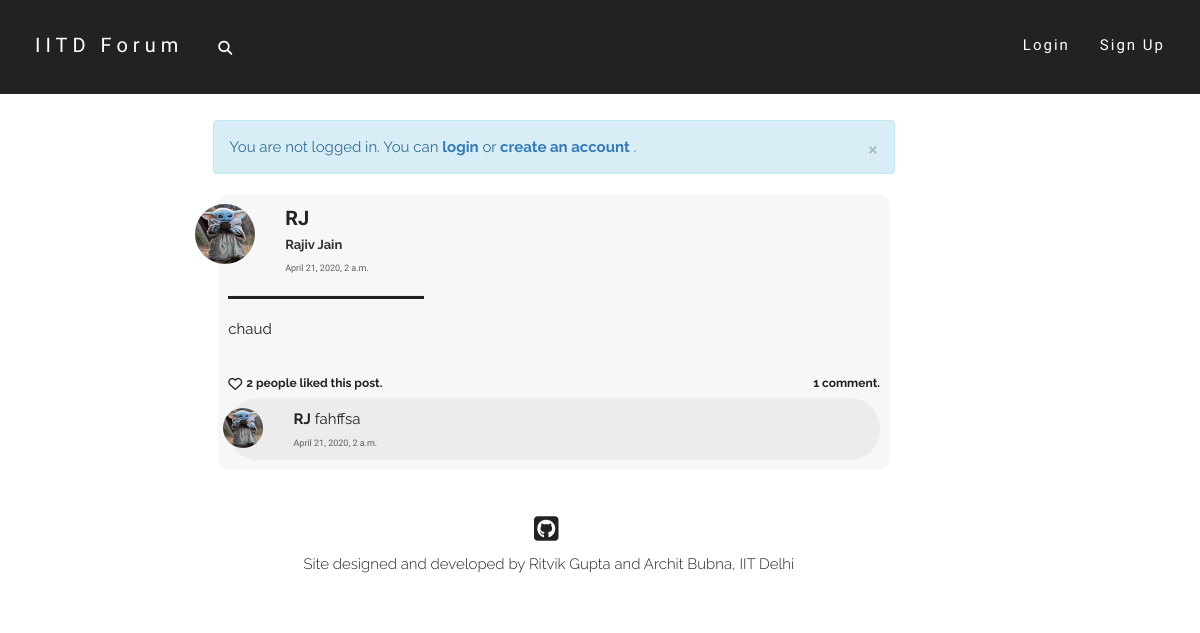
The app's page /post/2/ with its own data.
### post/models.py (models this page shows, shortened)
class Post(models.Model):
    text = models.TextField(max_length = 5000)
    author = models.ForeignKey(User, on_delete = models.CASCADE)
    pub_date = models.DateTimeField(default = timezone.now())

class PostLike(models.Model):
    parent_post = models.OneToOneField(Post, on_delete=models.CASCADE)
    likers = models.ManyToManyField(User, blank=True)

class Comment(models.Model):
    parent_post = models.ForeignKey(Post, on_delete = models.CASCADE)
    text = models.CharField(max_length = 500)
    author = models.ForeignKey(User, on_delete = models.CASCADE)
    pub_date = models.DateTimeField(default = timezone.now())

### users/models.py (models this page shows, shortened)
class Profile(models.Model):
    parent_user = models.OneToOneField(User, on_delete=models.CASCADE)
    date_of_birth = models.DateField()
    first_name = models.CharField(max_length=50)
    last_name = models.CharField(max_length=50)
    gender = models.CharField(max_length=100, default="Male")
    dept = models.CharField(max_length=100, default="None")
    hostel = models.CharField(max_length=100, default="None")
    image = models.ImageField(default='default.jpg',upload_to='profile-pics')
    bio = models.TextField(default='', max_length=200)
    def full_name(self):
        return self.first_name + ' ' + self.last_name

### post/views.py (the view)
# urls.py: path('<int:post_id>/', views.post_view, name='post_view'),
def post_view(request, post_id):
    try:
        post = Post.objects.get(id=post_id)
    except Post.DoesNotExist:
        raise Http404("ERROR 404: Post does not exist")
    comments = post.comment_set.order_by('-pub_date')
    return render(request, 'post/post_view.html', {'post': post, 'comments': comments, 'title':'Post by '+post.author.username})

### post/templates/post/post_view.html (shortened to what this page needs)
{% extends "post/base.html" %}
{% block content %}
<div class="home-post-div">
    <div class="row">
        <div class="col-md-1">
            <img class="img-circle profile-pic" width=60 height=60 src="{{ post.author.profile.image.url }}" alt="default.jpg">
        </div>
        <div class="col-md-10">
            <a href="{% url 'users:profile_view' post.author.username %}" class="post-head">
                <font class="username-font">
                    <b>{{post.author.username}}</b>
                </font>
                <br>
                <font class="name-font">
                    {{post.author.profile.full_name}}
                </font>
            </a>
            <br>
            <font class="date-font">
                {{post.pub_date}}
            </font>
        </div>
        <div class="col-md-1 delete-div">
        </div>
    </div>
    <hr class="hr1" align="left">
    <font class="post-content-font">
        <div class="content-div">
            {{post.text|urlize|linebreaks}}
        </div>
    </font>
    <br>
    <div class="like-wrapper">
        {% if request.user in post.postlike.likers.all %}
            <div class="like-button-wrapper">
                <i class="fa fa-heart liked like-button" aria-hidden="true" id="like{{ post.id }}" data-catid="{{ post.id }}"></i>
            </div>
            <a href="#" data-toggle="modal" data-target="#like-modal-{{post.id}}" target="_blank">
                <div class="likes-count like-count-font" id="likes-count{{ post.id }}" data-catid="{{post.postlike.likers.count}}">
                    {% if post.postlike.likers.count == 1 %}
                        You liked this post.
                    {% elif post.postlike.likers.count == 2 %}
                        You and one other liked this post.
                    {% else %}
                        You and {{ post.postlike.likers.count|add:"-1" }} others liked this post.
                    {% endif %}
                </div>
            </a>
        {% else %}
            <div class="like-button-wrapper">
                {% if request.user.is_authenticated %}
                    <i class="fa fa-heart-o likes like-button" aria-hidden="true" id="like{{ post.id }}" data-catid="{{ post.id }}"></i>
                {% else %}
                    <a href="{% url 'login' %}"><i class="fa fa-heart-o likes like-button" aria-hidden="true" id="like{{ post.id }}" data-catid="{{ post.id }}"></i></a>
                {% endif %}
            </div>
            <a href="#" data-toggle="modal" data-target="#like-modal-{{post.id}}" target="_blank">
                <div class="likes-count like-count-font" id="likes-count{{ post.id }}" data-catid="{{post.postlike.likers.count}}">
                    {% if post.postlike.likers.count == 0 %}
                        No likes yet.
                    {% elif post.postlike.likers.count == 1 %}
                        One person liked this post.
                    {% else %}
                        {{ post.postlike.likers.count }} people liked this post.
                    {% endif %}
                </div>
            </a>
        {% endif %}
        <div class="comments-count like-count-font">
            {% if post.comment_set.all|length == 0 %}
                No comments yet.
            {% elif post.comment_set.all|length == 1 %}
                1 comment.
            {% else %}
                {{post.comment_set.all|length}} comments.
            {% endif %}
        </div>
    </div>
    {% for comment in post.comment_set.all|dictsortreversed:"pub_date" %}
        <div id="comment-{{comment.id}}-div">
            <div class="comment-div">
                <div class="row">
                    <div class="col-md-1">
                        <img class="img-circle profile-pic" width=40 height=40 src="{{ comment.author.profile.image.url }}" alt="default.jpg">
                    </div>
                    <div class="col-md-10 content-div">
                        <a href="{% url 'users:profile_view' comment.author.username %}" class="post-head">
                        <font class="comment-username-font">
                            <b>{{comment.author.username}}</b>
                            </a>
                              {{comment.text|urlize}}
                        <br>
                        <font class="date-font">
                            {{comment.pub_date}}
                        </font>
                    </div>
                    <div class="col-md-1 comment-delete-div">
                    </div>
                </div>
            </div>
        </div>
    {% endfor %}
</div>
{% endblock %}

### post/static/post/style.css (style rules this page uses)
html, body { width: auto !important; overflow-x: hidden !important; }
body { position:relative; max-width:100%; }
.home-post-div { margin:5px; background-color: #f7f7f7; padding:10px; border-radius: 10px; }
.comment-div { padding:10px; margin-top:5px; border-radius: 30px; background-color: #ececec; }
.content-div { overflow-wrap:break-word; }
.username-font { font-family: 'Spartan',sans-serif; font-size:20px; color:#222; }
.comment-username-font { font-family: 'Raleway',sans-serif; font-size:15px; color:#222; text-decoration:none; }
.name-font { font-family: 'Raleway',sans-serif; font-size:13px; font-weight: 700; color:rgb(49, 49, 49); }
.date-font { font-family: 'Spartan',sans-serif; font-size:9px; font-weight: 500; color:rgb(94, 94, 94); transition:all 0.3s ease; -webkit-transition:all 0.3s ease; -moz-transition:all 0.3s ease; -o-transition:all 0.3s ease; }
.profile-pic { float: right; object-fit: cover; transition:all 0.4s ease; -webkit-transition:all 0.4s ease; -moz-transition:all 0.4s ease; -o-transition:all 0.4s ease; }
.delete-div { padding-top: 5px; }
.post-content-font { font-family: 'Raleway',sans-serif; font-size:15px; color:#222; }
.like-count-font { font-family: 'Raleway',sans-serif; font-size:12px; font-weight: 700; color:#222; }
.like-wrapper { display: flex; }
.likes-count { margin-top: 3px; margin-left: 4px; margin-right: 4px; }
.comments-count { margin-top: 3px; margin-left:auto; margin-right:0; }
.like-button-wrapper { margin-top: 0.5px; }
.likes { color:#222; transition:all 0.4s ease; -webkit-transition:all 0.4s ease; -moz-transition:all 0.4s ease; -o-transition:all 0.4s ease; }
.hr1 { background-color:#222; width:30%; height:3px; }

### records on screen
Post: author.profile.image (picture), author.username "RJ", author.profile.full_name "Rajiv Jain", pub_date "April 21, 2020, 2 a.m.", text "chaud", postlike.likers.count "2"
Comment: author.profile.image (picture), author.username "RJ", text "fahffsa", pub_date "April 21, 2020, 2 a.m."
